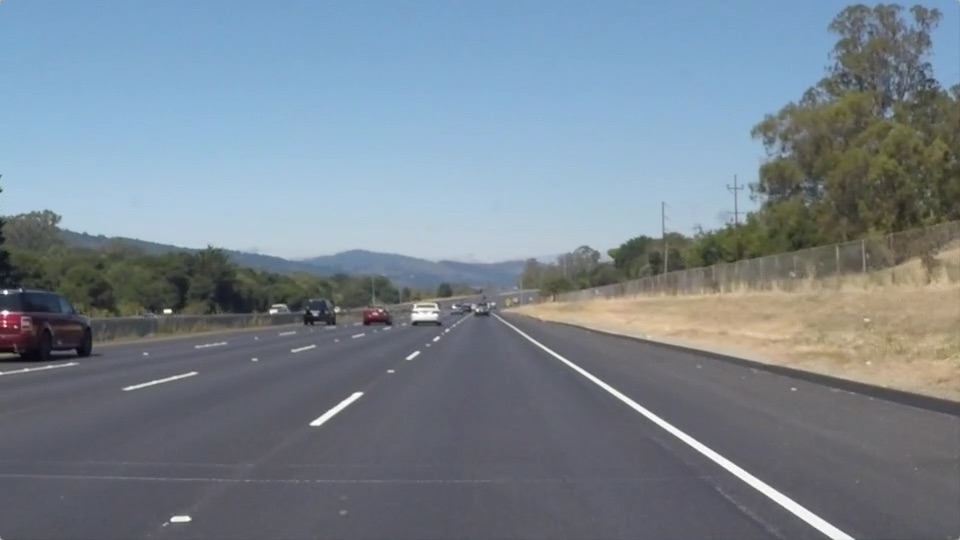
#> input picture test_images/solidWhiteRight.jpg, 960 x 540 px
$ jupyter execute --allow-errors P1.ipynb   (shell and % lines are left out)
#> lines starting #> are read from the running program, lines starting #| are printed output that depends on the picture; after the words box and inside, x2 and y2 are one past the last pixel; in counts of white or black regions, pixels touching at a corner belong together
# Self-Driving Car Engineer Nanodegree

## Project: **Finding Lane Lines on the Road**

[cell 1]
#importing some useful packages
import matplotlib.pyplot as plt
import matplotlib.image as mpimg
import numpy as np
import cv2
plt.rcParams['figure.figsize'] = (16, 10)

## Read in an Image

[cell 2]
#reading in an image
image = mpimg.imread('test_images/solidWhiteRight.jpg')
#> image is the input picture: shape (540, 960, 3); mean R, G, B 120.3, 132.6, 143.7

#printing out some stats and plotting
print('This image is:', type(image), 'with dimensions:', image.shape)
#| This image is: <class 'numpy.ndarray'> with dimensions: (540, 960, 3)
plt.imshow(image)  # if you wanted to show a single color channel image called 'gray', for example, call as plt.imshow(gray, cmap='gray')

## Ideas for Lane Detection Pipeline

**Some OpenCV functions (beyond those introduced in the lesson) that might be useful for this project are:**

`cv2.inRange()` for color selection
`cv2.fillPoly()` for regions selection
`cv2.line()` to draw lines on an image given endpoints
`cv2.addWeighted()` to coadd / overlay two images
`cv2.cvtColor()` to grayscale or change color
`cv2.imwrite()` to output images to file
`cv2.bitwise_and()` to apply a mask to an image

**Check out the OpenCV documentation to learn about these and discover even more awesome functionality!**

## Helper Functions

Below are some helper functions to help get you started. They should look familiar from the lesson!

[cell 3]
import math

def grayscale(img):
    """Applies the Grayscale transform
    This will return an image with only one color channel
    but NOTE: to see the returned image as grayscale
    (assuming your grayscaled image is called 'gray')
    you should call plt.imshow(gray, cmap='gray')"""
    #b,g,r = cv2.split(im)
    return cv2.cvtColor(img, cv2.COLOR_RGB2GRAY)

    # Or use BGR2GRAY if you read an image with cv2.imread()
    # return cv2.cvtColor(img, cv2.COLOR_BGR2GRAY)

def canny(img, low_threshold, high_threshold):
    """Applies the Canny transform"""
    return cv2.Canny(img, low_threshold, high_threshold)

def gaussian_blur(img, kernel_size):
    """Applies a Gaussian Noise kernel"""
    return cv2.GaussianBlur(img, (kernel_size, kernel_size), 0)

def region_of_interest(img, vertices):
    """
    Applies an image mask.

    Only keeps the region of the image defined by the polygon
    formed from `vertices`. The rest of the image is set to black.
    """
    #defining a blank mask to start with
    mask = np.zeros_like(img)

    #defining a 3 channel or 1 channel color to fill the mask with depending on the input image
    if len(img.shape) > 2:
        channel_count = img.shape[2]  # i.e. 3 or 4 depending on your image
        ignore_mask_color = (255,) * channel_count
    else:
        ignore_mask_color = 255

    #filling pixels inside the polygon defined by "vertices" with the fill color
    cv2.fillPoly(mask, vertices, ignore_mask_color)

    #returning the image only where mask pixels are nonzero
    masked_image = cv2.bitwise_and(img, mask)
    return masked_image


def draw_lines(img, lines, color=[255, 0, 0], thickness=8):
    """
    NOTE: this is the function you might want to use as a starting point once you want to
    average/extrapolate the line segments you detect to map out the full
    extent of the lane (going from the result shown in raw-lines-example.mp4
    to that shown in P1_example.mp4).

    Think about things like separating line segments by their
    slope ((y2-y1)/(x2-x1)) to decide which segments are part of the left
    line vs. the right line.  Then, you can average the position of each of
    the lines and extrapolate to the top and bottom of the lane.

    This function draws `lines` with `color` and `thickness`.
    Lines are drawn on the image inplace (mutates the image).
    If you want to make the lines semi-transparent, think about combining
    this function with the weighted_img() function below
    """
    ym,xmax,depth = img.shape
    ybottom = ym
    ytop = int(ybottom *.6)
    lc = 0
    rc = 0
    ltx = lbx = rbx = rtx = 0
    for line in lines:
        for x1,y1,x2,y2 in line:
            if (y1>y2):
                t = (x1, y1)
                x1,y1 = (x2,y2)
                x2,y2 = t
            m = ((y2-y1)/(x2-x1))
            if (.75-abs(m)<.3):
                line_bottomx = -((ybottom - y2)/-m) + x2
                line_topx = -((y2 - ytop)/m) + x2
                #print (m)
                if (m>0):
                    lbx = lbx + line_bottomx
                    ltx = ltx + line_topx
                    lc = lc +1
                else:
                    rbx = rbx + line_bottomx
                    rtx = rtx + line_topx
                    rc = rc + 1

    if (lc > 0):
        ltx = int(ltx / lc)
        lbx = int(lbx / lc)
        cv2.line(img, (ltx, ytop), (lbx, ybottom), color, thickness)
    if (rc > 0):
        rbx = int(rbx / rc)
        rtx = int(rtx / rc)
        if (rbx <0):
            rbx = abs(rbx)
        if (rtx<0):
            rtx = -rtx
        cv2.line(img, (rtx, ytop), (rbx, ybottom), color, thickness)

def hough_lines(img, rho, theta, threshold, min_line_len, max_line_gap):
    """
    `img` should be the output of a Canny transform.

    Returns an image with hough lines drawn.
    """
    lines = cv2.HoughLinesP(img, rho, theta, threshold, np.array([]), minLineLength=min_line_len, maxLineGap=max_line_gap)
    line_img = np.zeros((img.shape[0], img.shape[1], 3), dtype=np.uint8)
    draw_lines(line_img, lines)
    return line_img

# [14 lines left out: function hough_linesd, not called in this run]
# Python 3 has support for cool math symbols.

def weighted_img(img, initial_img, α=0.8, β=1., λ=0.):
    """
    `img` is the output of the hough_lines(), An image with lines drawn on it.
    Should be a blank image (all black) with lines drawn on it.

    `initial_img` should be the image before any processing.

    The result image is computed as follows:

    initial_img * α + img * β + λ
    NOTE: initial_img and img must be the same shape!
    """
    return cv2.addWeighted(initial_img, α, img, β, λ)

## Test Images

Build your pipeline to work on the images in the directory "test_images"
**You should make sure your pipeline works well on these images before you try the videos.**

## Build a Lane Finding Pipeline

[cell 4]
def f_img(image):
    y,x,d = image.shape
    region = np.array([[[0,y],[x,y], [x/2, y/2+30]]], dtype=np.int32 )

#    return weighted_img(image,hough_lines(canny(gaussian_blur(grayscale(image), 7), 5, 255), 1,np.pi/180*1,30,100,120),1,.7)
    return weighted_img(image,hough_lines(region_of_interest(canny(gaussian_blur(grayscale(image), 7), 5, 155),region), 1,np.pi/180*1,30,100,120),1,.7)


plt.rcParams['figure.figsize'] = (10, 6)
print(image.shape)
#| (540, 960, 3)
plt.imshow(f_img(image))
#> in region_of_interest, `masked_image = cv2.bitwise_and(img, mask)`:
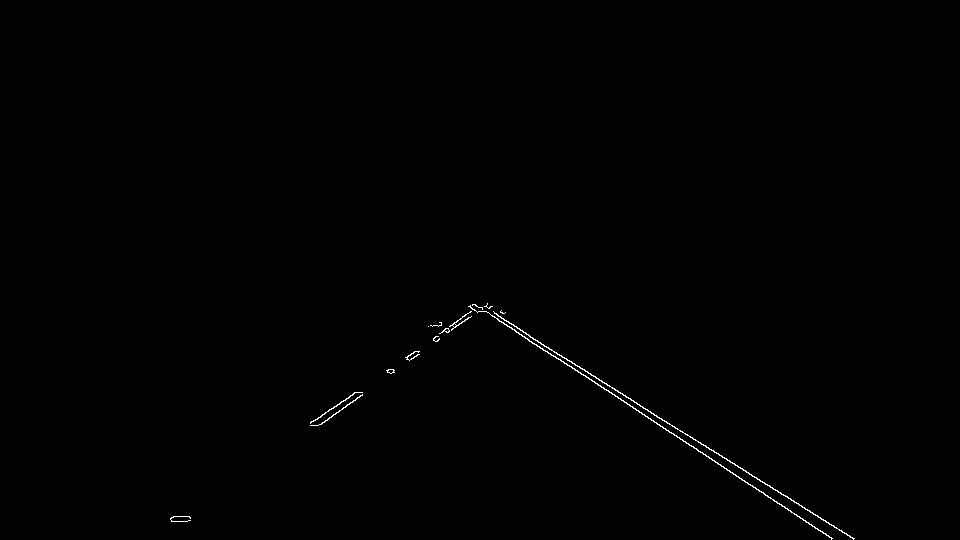
#> masked_image: shape (540, 960); 0.31% white in thin lines or dots, all inside (x1, y1, x2, y2) = (170, 303, 855, 540)
#> in hough_lines, `lines = cv2.HoughLinesP(img, rho, theta, threshold, np.array([]), minL..`: lines = [[494, 313, 854, 538], [473, 304, 828, 535], [482, 307, 852, 538], [313, 421, 474, 309], [475, 304, 650, 418], [321, 424, 487, 303], [472, 304, 823, 532], [320, 424, 481, 307], [310, 425, 474, 310]]
#> the loop in draw_lines, `for line in lines:` made 9 passes
#> after the loop in draw_lines, `for line in lines:`: lbx = 4220.7; lc = 5; ltx = 2533.1; rbx = 610.2; rc = 4; rtx = 1822.3; t = (310, 425); x1 = 474; x2 = 310; y2 = 425
#> in draw_lines, `ltx = int(ltx / lc)`: ltx = 506
#> in draw_lines, `lbx = int(lbx / lc)`: lbx = 844
#> in draw_lines, `rbx = int(rbx / rc)`: rbx = 152
#> in draw_lines, `rtx = int(rtx / rc)`: rtx = 455
#> in weighted_img, `return cv2.addWeighted(initial_img, α, img, β, λ)`:
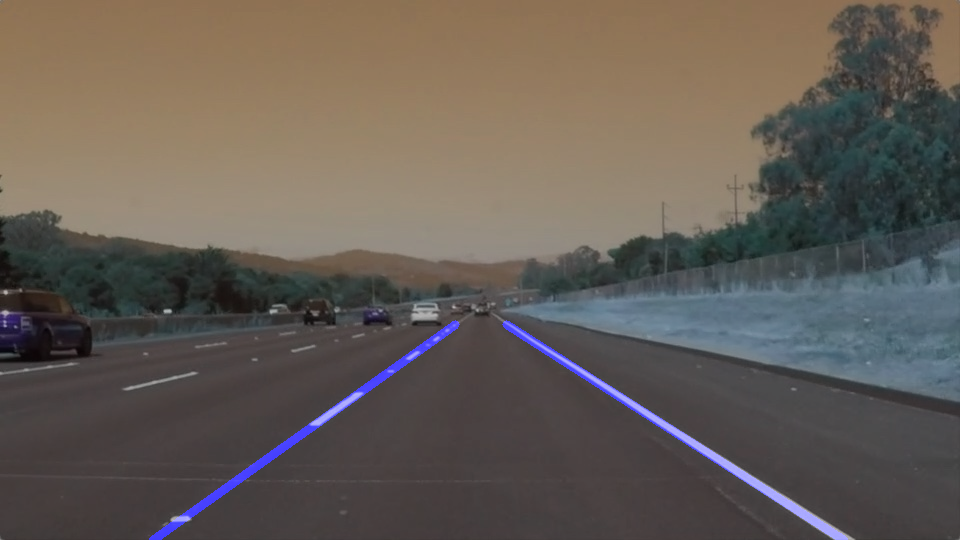
#> returned value: shape (540, 960, 3); mean of channels 0, 1, 2 86, 92.8, 100.6; drawn as B, G, R

[cell 5]
def imwrite(file, image):
    image = cv2.resize(image, (0,0), fx=0.5, fy=0.5)
    if len(image.shape) == 3:
        image = cv2.cvtColor(image, cv2.COLOR_RGB2BGR)
    cv2.imwrite(file, image)

#im = mpimg.imread('test_images/grayTarYellowLine.jpg')
# [23 lines left out: function prepareWriteupImages, not called in this run]

#prepareWriteupImages()

[cell 6]
import os
files = os.listdir("test_images/")

[cell 7]
plt.rcParams['figure.figsize'] = (5, 3)
for fl in files:
    im = mpimg.imread("test_images/%s"%fl)
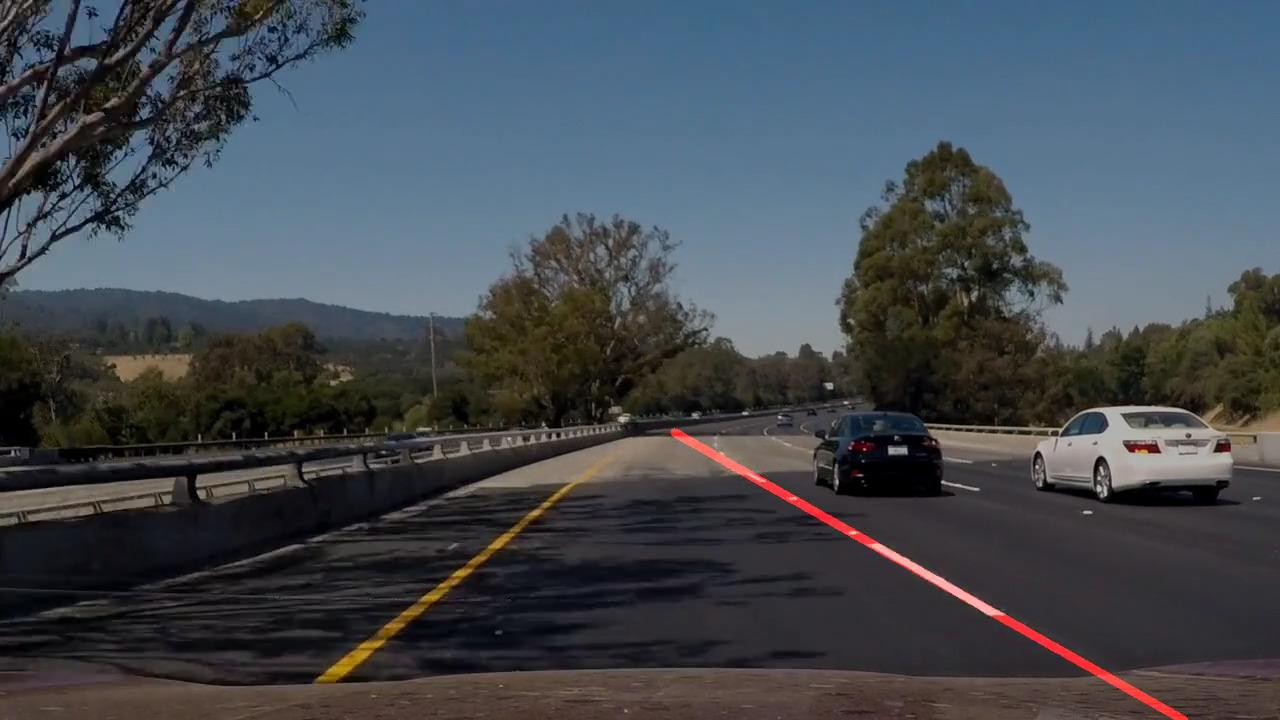
#> input picture test_images/shadowYellowLine.jpg, 1280 x 720 px
#> im is the input picture: shape (720, 1280, 3); mean R, G, B 67.9, 73.8, 80.5
    print("Image %s"%fl)
    output = f_img(im)
#> in region_of_interest (call 2), `masked_image = cv2.bitwise_and(img, mask)`:
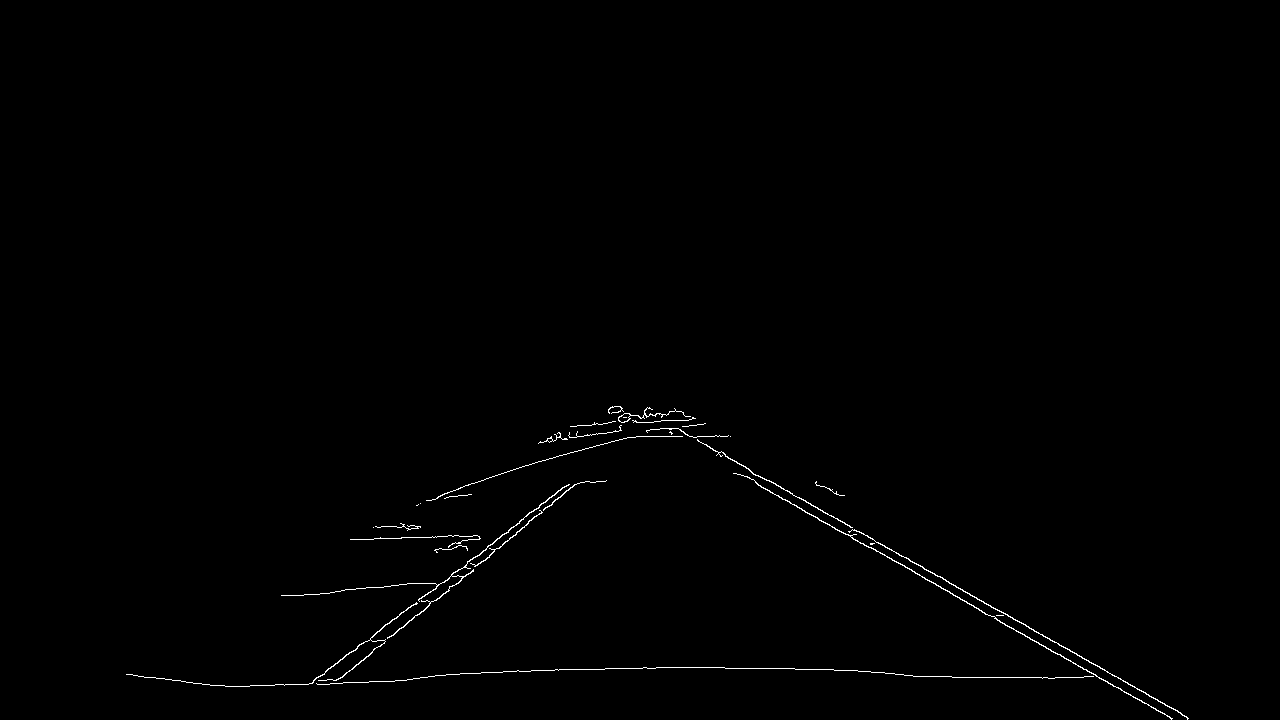
#> masked_image: shape (720, 1280); 0.51% white in thin lines or dots, all inside (x1, y1, x2, y2) = (126, 406, 1189, 720)
#> in hough_lines (call 2), `lines = cv2.HoughLinesP(img, rho, theta, threshold, np.array([]), minL..`: lines = 34 rows, first 6: [644, 413, 1028, 626], [312, 683, 658, 413], [614, 406, 995, 617], [193, 683, 658, 667], [644, 414, 1145, 692], [967, 603, 1164, 713]
#> call 2 of draw_lines, with lines = array of shape (34, 1, 4), thickness = 8
#> the loop in draw_lines (call 2), `for line in lines:` made 34 passes
#> after the loop in draw_lines (call 2), `for line in lines:`: lbx = 13081.8; lc = 11; ltx = 7376.6; rbx = 1961.5; rc = 7; rtx = 4443.2; t = (448, 591); x1 = 650; x2 = 448; y1 = 422; y2 = 591
#> in draw_lines (call 2), `ltx = int(ltx / lc)`: ltx = 670
#> in draw_lines (call 2), `lbx = int(lbx / lc)`: lbx = 1189
#> in draw_lines (call 2), `rbx = int(rbx / rc)`: rbx = 280
#> in draw_lines (call 2), `rtx = int(rtx / rc)`: rtx = 634
#> in draw_lines (call 2), `cv2.line(img, (rtx, ytop), (rbx, ybottom), color, thickness)`:
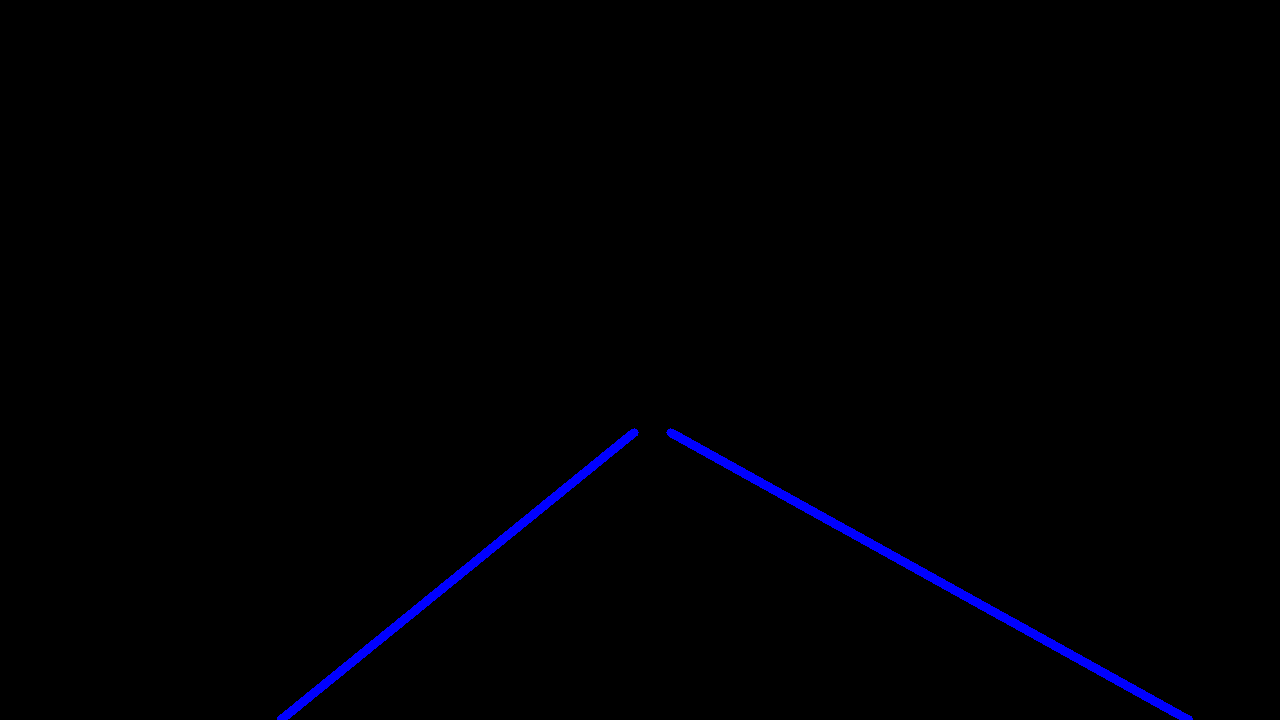
#> img: shape (720, 1280, 3); mean of channels 0, 1, 2 2.6, 0, 0; drawn as B, G, R
#> call 2 of weighted_img, with α = 1, β = 0.7, λ = 0
#> in weighted_img (call 2), `return cv2.addWeighted(initial_img, α, img, β, λ)`:
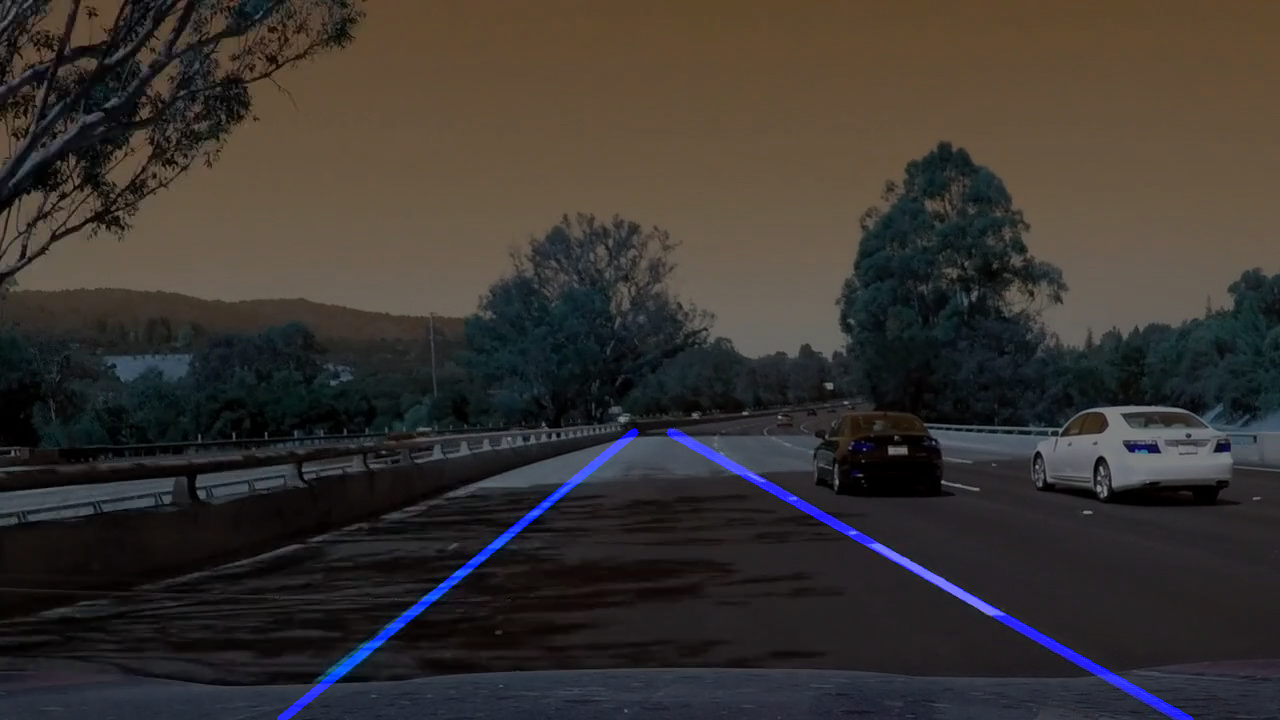
#> returned value: shape (720, 1280, 3); mean of channels 0, 1, 2 48.8, 51.7, 56.4; drawn as B, G, R
    imwrite("test_images_output/%s"%fl, output)
    plt.imshow(output)
    plt.show()
#> pass 2 of the loop `for fl in files:`:
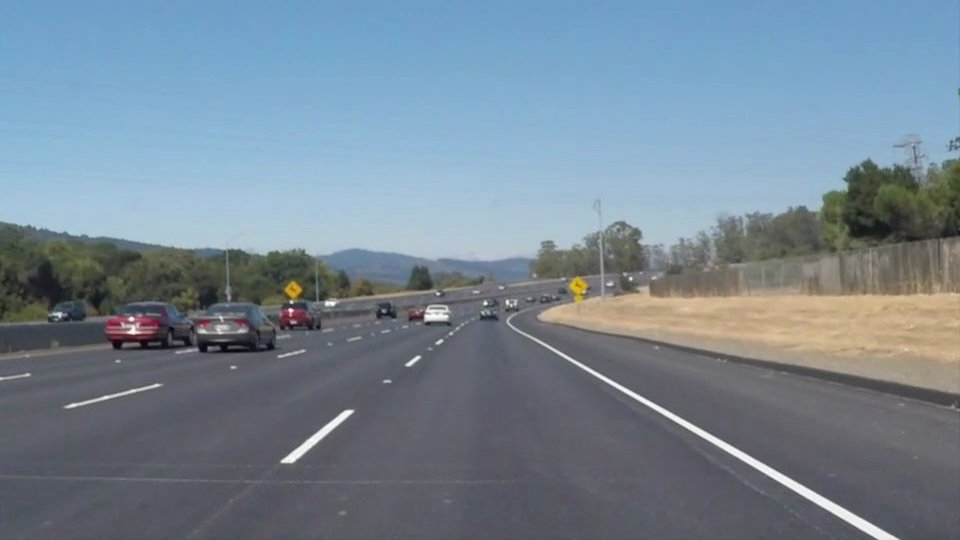
#> input picture test_images/solidWhiteCurve.jpg, 960 x 540 px
#> im is the input picture: shape (540, 960, 3); mean R, G, B 118.5, 134.5, 148.1
#> in region_of_interest (call 3), `masked_image = cv2.bitwise_and(img, mask)`:
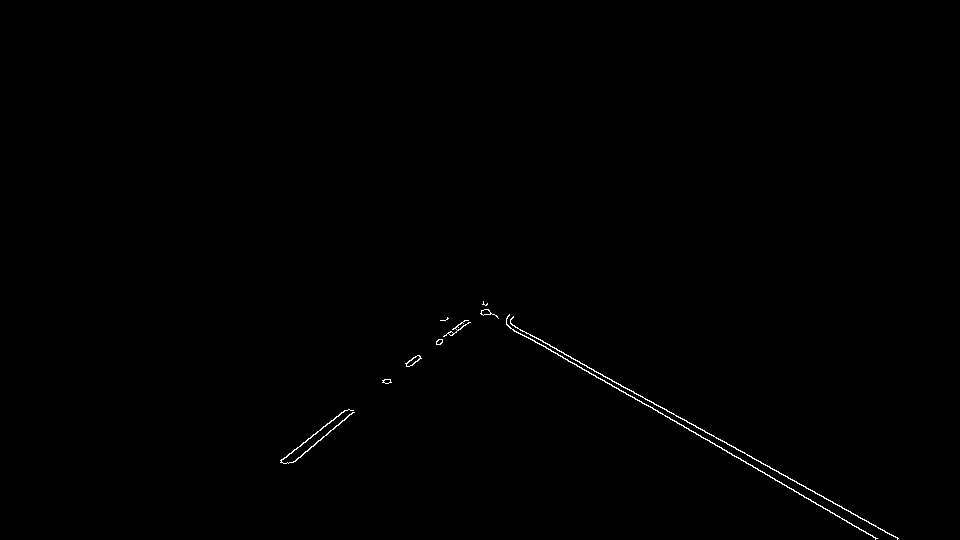
#> masked_image: shape (540, 960); 0.32% white in thin lines or dots, all inside (x1, y1, x2, y2) = (280, 301, 899, 540)
#> in imwrite (call 2), `image = cv2.resize(image, (0,0), fx=0.5, fy=0.5)`:
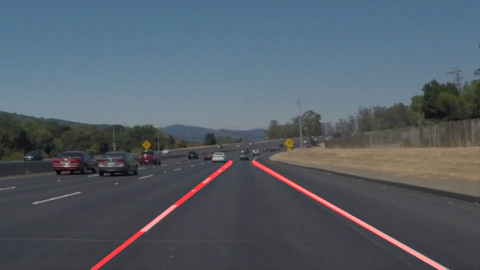
#> image: shape (270, 480, 3); mean R, G, B 85, 94.3, 103.8

[cell 8]
im = mpimg.imread('test_images/solidWhiteRight.jpg')
plt.imshow(f_img(im))
